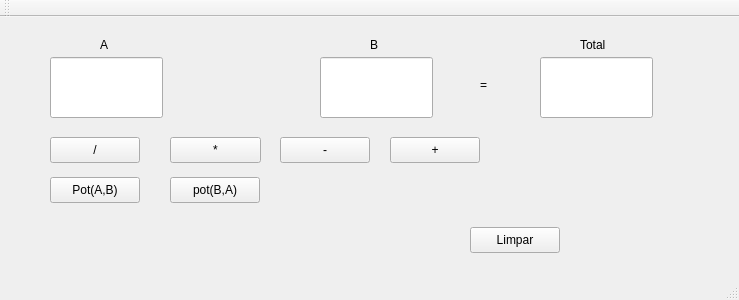
<?xml version="1.0" encoding="UTF-8"?>
<ui version="4.0">
 <class>MainWindow</class>
 <widget class="QMainWindow" name="MainWindow">
  <property name="geometry">
   <rect>
    <x>0</x>
    <y>0</y>
    <width>739</width>
    <height>300</height>
   </rect>
  </property>
  <property name="windowTitle">
   <string>MainWindow</string>
  </property>
  <widget class="QWidget" name="centralWidget">
   <widget class="QPushButton" name="pushButton">
    <property name="geometry">
     <rect>
      <x>390</x>
      <y>120</y>
      <width>90</width>
      <height>26</height>
     </rect>
    </property>
    <property name="text">
     <string>+</string>
    </property>
   </widget>
   <widget class="QPushButton" name="pushButton_2">
    <property name="geometry">
     <rect>
      <x>170</x>
      <y>120</y>
      <width>91</width>
      <height>26</height>
     </rect>
    </property>
    <property name="text">
     <string>*</string>
    </property>
   </widget>
   <widget class="QPushButton" name="pushButton_3">
    <property name="geometry">
     <rect>
      <x>470</x>
      <y>210</y>
      <width>90</width>
      <height>26</height>
     </rect>
    </property>
    <property name="text">
     <string>Limpar</string>
    </property>
   </widget>
   <widget class="QPushButton" name="pushButton_4">
    <property name="geometry">
     <rect>
      <x>280</x>
      <y>120</y>
      <width>90</width>
      <height>26</height>
     </rect>
    </property>
    <property name="text">
     <string>-</string>
    </property>
   </widget>
   <widget class="QPushButton" name="pushButton_5">
    <property name="geometry">
     <rect>
      <x>50</x>
      <y>120</y>
      <width>90</width>
      <height>26</height>
     </rect>
    </property>
    <property name="text">
     <string>/</string>
    </property>
   </widget>
   <widget class="QLineEdit" name="lineEdit">
    <property name="geometry">
     <rect>
      <x>50</x>
      <y>40</y>
      <width>113</width>
      <height>61</height>
     </rect>
    </property>
   </widget>
   <widget class="QLineEdit" name="lineEdit_2">
    <property name="geometry">
     <rect>
      <x>320</x>
      <y>40</y>
      <width>113</width>
      <height>61</height>
     </rect>
    </property>
   </widget>
   <widget class="QLineEdit" name="lineEdit_3">
    <property name="geometry">
     <rect>
      <x>540</x>
      <y>40</y>
      <width>113</width>
      <height>61</height>
     </rect>
    </property>
   </widget>
   <widget class="QLabel" name="label">
    <property name="geometry">
     <rect>
      <x>480</x>
      <y>60</y>
      <width>16</width>
      <height>16</height>
     </rect>
    </property>
    <property name="text">
     <string>=</string>
    </property>
   </widget>
   <widget class="QLabel" name="label_2">
    <property name="geometry">
     <rect>
      <x>100</x>
      <y>20</y>
      <width>61</width>
      <height>15</height>
     </rect>
    </property>
    <property name="text">
     <string>A</string>
    </property>
   </widget>
   <widget class="QLabel" name="label_3">
    <property name="geometry">
     <rect>
      <x>370</x>
      <y>20</y>
      <width>61</width>
      <height>15</height>
     </rect>
    </property>
    <property name="text">
     <string>B</string>
    </property>
   </widget>
   <widget class="QLabel" name="label_4">
    <property name="geometry">
     <rect>
      <x>580</x>
      <y>20</y>
      <width>61</width>
      <height>15</height>
     </rect>
    </property>
    <property name="text">
     <string>Total</string>
    </property>
   </widget>
   <widget class="QPushButton" name="pushButton_6">
    <property name="geometry">
     <rect>
      <x>50</x>
      <y>160</y>
      <width>90</width>
      <height>26</height>
     </rect>
    </property>
    <property name="text">
     <string>Pot(A,B)</string>
    </property>
   </widget>
   <widget class="QPushButton" name="pushButton_7">
    <property name="geometry">
     <rect>
      <x>170</x>
      <y>160</y>
      <width>90</width>
      <height>26</height>
     </rect>
    </property>
    <property name="text">
     <string>pot(B,A)</string>
    </property>
   </widget>
  </widget>
  <widget class="QMenuBar" name="menuBar">
   <property name="geometry">
    <rect>
     <x>0</x>
     <y>0</y>
     <width>739</width>
     <height>21</height>
    </rect>
   </property>
  </widget>
  <widget class="QToolBar" name="mainToolBar">
   <attribute name="toolBarArea">
    <enum>TopToolBarArea</enum>
   </attribute>
   <attribute name="toolBarBreak">
    <bool>false</bool>
   </attribute>
  </widget>
  <widget class="QStatusBar" name="statusBar"/>
 </widget>
 <layoutdefault spacing="6" margin="11"/>
 <resources/>
 <connections/>
</ui>
